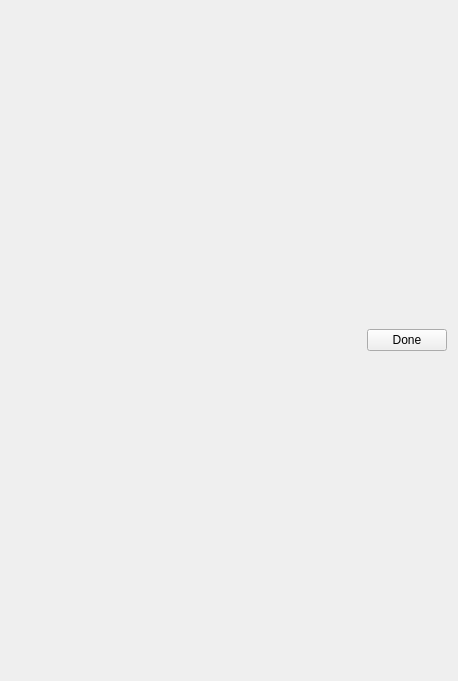
<?xml version="1.0" encoding="UTF-8"?>
<ui version="4.0">
  <class>SimpleUiKde</class>
  <widget class="QWidget" name="classwidget">
    <property name="windowTitle">
      <string>sKDE_MAIN_WINDOW_NAME</string>
    </property>
    <property name="geometry">
      <rect>
        <x>0</x>
        <y>0</y>
        <width>458</width>
        <height>681</height>
      </rect>
    </property>
    <layout class="QVBoxLayout" name="verticalLayout_2">
      <item/>
      <item>
        <layout class="QHBoxLayout" name="horizontalLayout2">
          <item>
            <layout class="QHBoxLayout" name="horizontalLayout">
              <item>
                <spacer name="horizontalSpacer">
                  <property name="orientation">
                    <enum>Qt::Horizontal</enum>
                  </property>
                  <property name="sizeHint" stdset="0">
                    <size>
                      <width>40</width>
                      <height>20</height>
                    </size>
                  </property>
                </spacer>
              </item>
              <item>
                <widget class="QPushButton" name="BtnDone_Main">
                  <property name="text">
                    <string>Done</string>
                  </property>
                </widget>
              </item>
            </layout>
          </item>
        </layout>
      </item>
    </layout>
  </widget>
</ui>
